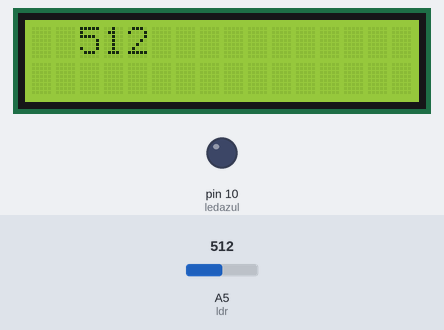
The sketch below on a simulated Arduino Uno, built with avr-gcc and run on an emulated ATmega328P. On the bench: 16×2 character LCD, output pins drawn as LEDs (lit = HIGH). The inputs (shaded band) are chosen by the test bench; at power-on: A5 (ldr) = 512. What the sketch prints to the serial monitor is not drawn.

Above: at 1.6 s.
1.7 s: A5 (ldr) set to 694
At 5.0 s:
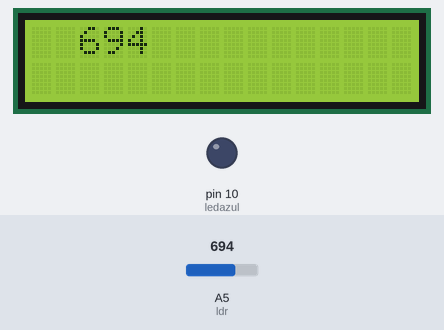
5.5 s: A5 (ldr) set to 718
At 8.7 s:
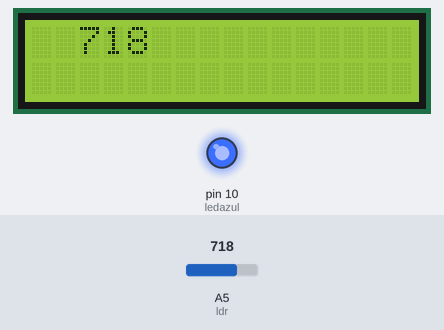
9.0 s: A5 (ldr) set to 690
At 11.3 s:
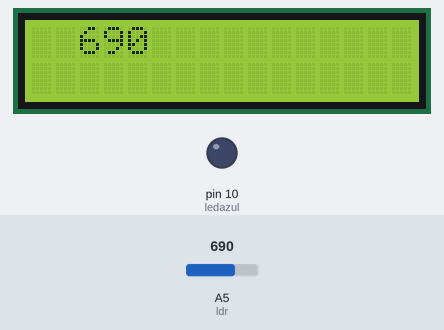
Timing chart, 0 to 12.8 s (numbered marks = the images above; inputs shaded):
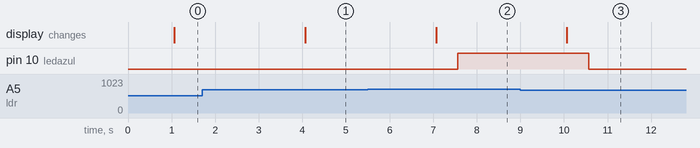

The sketch:

LCD_FOTORESISTENCIA.ino
```cpp
//pantalla lcd + fotoresistencia
#include <LiquidCrystal.h>

int ldr = A5;
const int ledazul = 10;
int valor;
int dt = 1000;


LiquidCrystal lcd(7,6,5,4,3,2);

void setup(){
    Serial.begin(9600);
    pinMode(ldr, INPUT);
    pinMode(ledazul, OUTPUT);

    lcd.begin(16,2);


}
 void loop(){

  int valor = analogRead(ldr);
  Serial.println(valor);
  delay(dt);

  lcd.setCursor(2,0);
  lcd.print(valor);
  delay(500);


  if(valor>700){
    digitalWrite(ledazul, HIGH);

  }
  if(valor<700){
    digitalWrite(ledazul, LOW);

  }
 }
```

Measured:
- the behaviour switches between 700 and 701 on A5 (ldr) (found by bisection; images 1 and 2)
- after the input at 1.7 s, the display: changes after 2.4 s (image 1)
- after the input at 5.5 s, pin 10 (ledazul): LOW → HIGH after 2.1 s; the display: changes after 1.6 s (image 2)
- after the input at 9.0 s, pin 10 (ledazul): HIGH → LOW after 1.6 s; the display: changes after 1.1 s (image 3)
